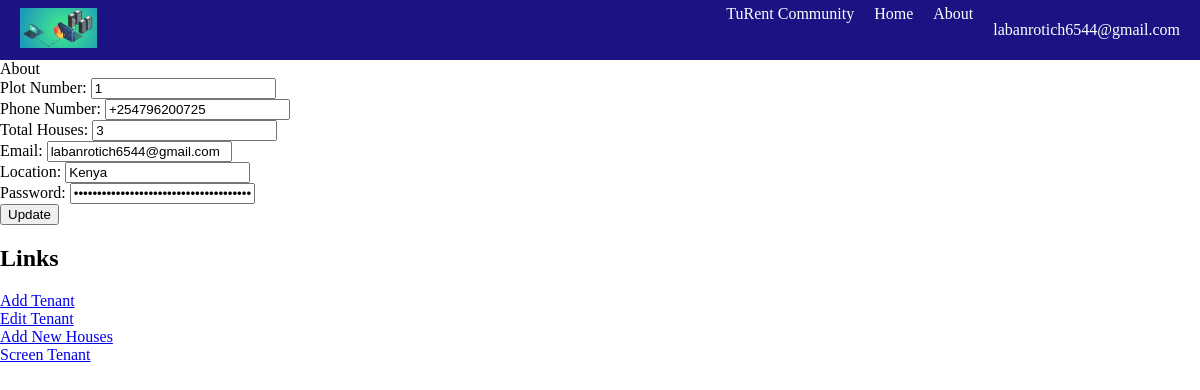
The page /edit_plot (signed in) on the database as committed earlier.
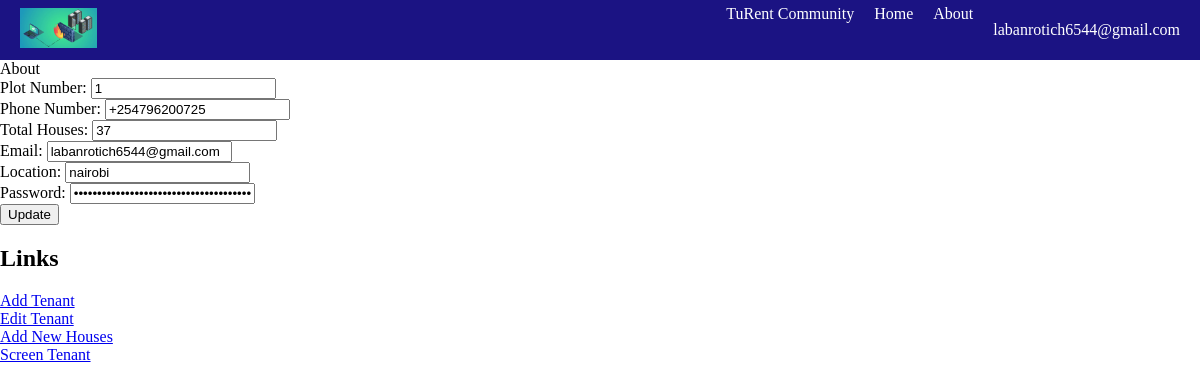
The same page on the database as committed later.
### app/models.py (models this page shows, shortened)
class PlotInformation(Base):
    __tablename__ = 'plot_information'
    id = Column(Integer, primary_key=True)
    plot_number = Column(String(50), nullable=False)
    phone_number = Column(String(50), nullable=False)
    total_houses = Column(Integer, nullable=False)
    email = Column(String(100), nullable=False)
    location = Column(String(100), nullable=False)
    password1 = Column(String(100), nullable=False)

### app/views.py (the view, shortened to what this page needs)
@app.route('/edit_plot', methods=['GET', 'POST'])
@login_required
def edit_plot():
    if 'plot_number' not in session:
        return 'User is not a landlord. Access denied!'
    plot_number = session['plot_number']
    plot = db_session.query(PlotInformation).filter_by(plot_number=plot_number).first()
    if plot:
        return render_template('landlord_home.html', plot=plot)  # Return the render_template response for GET requests
    return 'Plot not found!'

### app/views.py (called while the page is built)
@login_manager.user_loader
def load_user(user_id):
    return db_session.query(PlotInformation).get(user_id)

### app/templates/landlord_home.html
{% extends "templates/base.html" %}
{% block title %}About{% endblock %}
{% block main %}
            <body>
                <div class="form-container">
                    <form id="myForm" action="/submit-form" method="POST">
                        <label for="plot_number">Plot Number:</label>
                    <input type="text" name="plot_number" value="{{ plot.plot_number }}" required><br>
                    <label for="phone_number">Phone Number:</label>
                    <input type="text" name="phone_number" value="{{ plot.phone_number }}" required><br>
                    <label for="total_houses">Total Houses:</label>
                    <input type="number" name="total_houses" value="{{ plot.total_houses }}" required><br>
                    <label for="email">Email:</label>
                    <input type="email" name="email" value="{{ plot.email }}" required><br>
                    <div class="location-container">
                        <label for="location">Location:</label>
                        <input type="text" name="location" value="{{ plot.location }}" required><br>
                    </div>
                    <label for="password1">Password:</label>
                    <input type="password" name="password1" value="{{ plot.password1 }}" required><br>
                    <input type="submit" value="Update">
                    </form>
                    <div class="links-container">
                        <h2>Links</h2>
                        <a href="/add_tenant">Add Tenant</a><br>
                        <a href="/edit_tenant">Edit Tenant</a><br>
                        <a href="/add_house_info">Add New Houses</a><br>
                        <a href="/screen-tenant">Screen Tenant</a><br>
                    </div>
                </div>
            </body>
{% endblock %}

### app/templates/templates/base.html (shortened to what this page needs)
<!DOCTYPE html>
<html>
<head>
    <link rel="stylesheet" href="{{ url_for('static', filename='landlord_home.css') }}">
</head>
<body>
    <div class="navbar">
        <div class="navbar-logo">
            <img src="./static/img/firewall.PNG" alt="Logo" height="40">
        </div>
        <div class="navbar-links">
            <a href="#">TuRent Community</a>
            <a href="#">Home</a>
            <a href="#">About</a>
            <p>{{ current_user.email }}</p>
        </div>
    </div>
    {% block title%}  {% endblock%}
    {% block main %}
    {%endblock%}
</body>
</html>

### app/templates/templates/base.html (style rules this page uses)
body { margin: 0; padding: 0; }
.navbar { background-color: rgb(27, 19, 131); color: white; display: flex; align-items: center; height: 60px; }
.navbar-logo { margin-left: 20px; }
.navbar-links { margin-left: auto; margin-right: 20px; display: flex; }
.navbar-links a { color: white; text-decoration: none; margin-right: 20px; }

Rows that differ between the two databases and show on the page:
changed PlotInformation "labanrotich6544@gmail.com": total_houses "3" → "37"; location "Kenya" → "nairobi"
